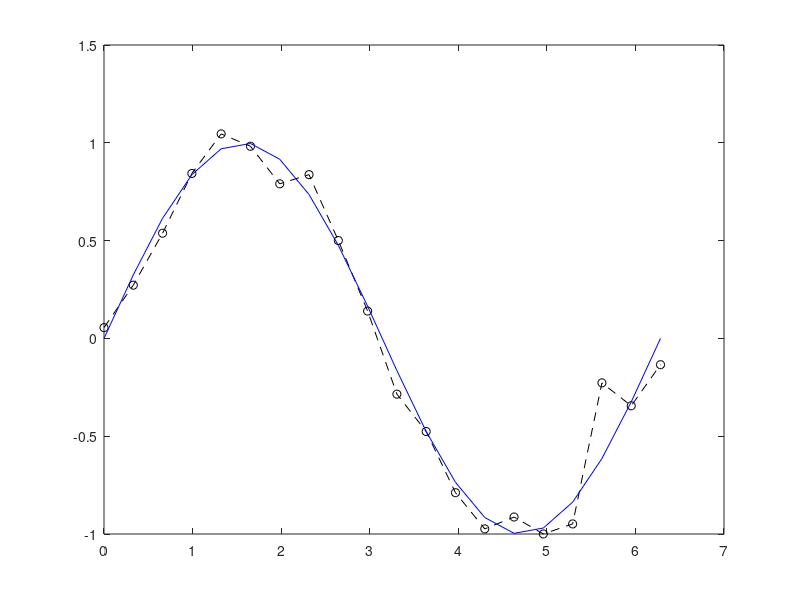

Source code (MATLAB): (Note: this script raises an error after producing the figure.)
N = 20;                         % počet vzorků
% x = 1:N-1;
% t = awgn(5.*x+2,0.5);
x = 0:((2*pi)/(N-1)):2*pi;      % vzorkovací čas
t = awgn(sin(x),15);            % naměřená data
M = 3;                          % řád polynomu

figure()
plot(x,t,'k--o');               % vykreslení naměřených dat
hold on;
plot(x,sin(x),'b')              % vykreslení původní funkce

% for M = 1:9
    t_w(i) = Polynomial_regression(x,t,M); % výpočet aproximace
% end

plot(x,t_w,'r');                % vykreselní aproximace